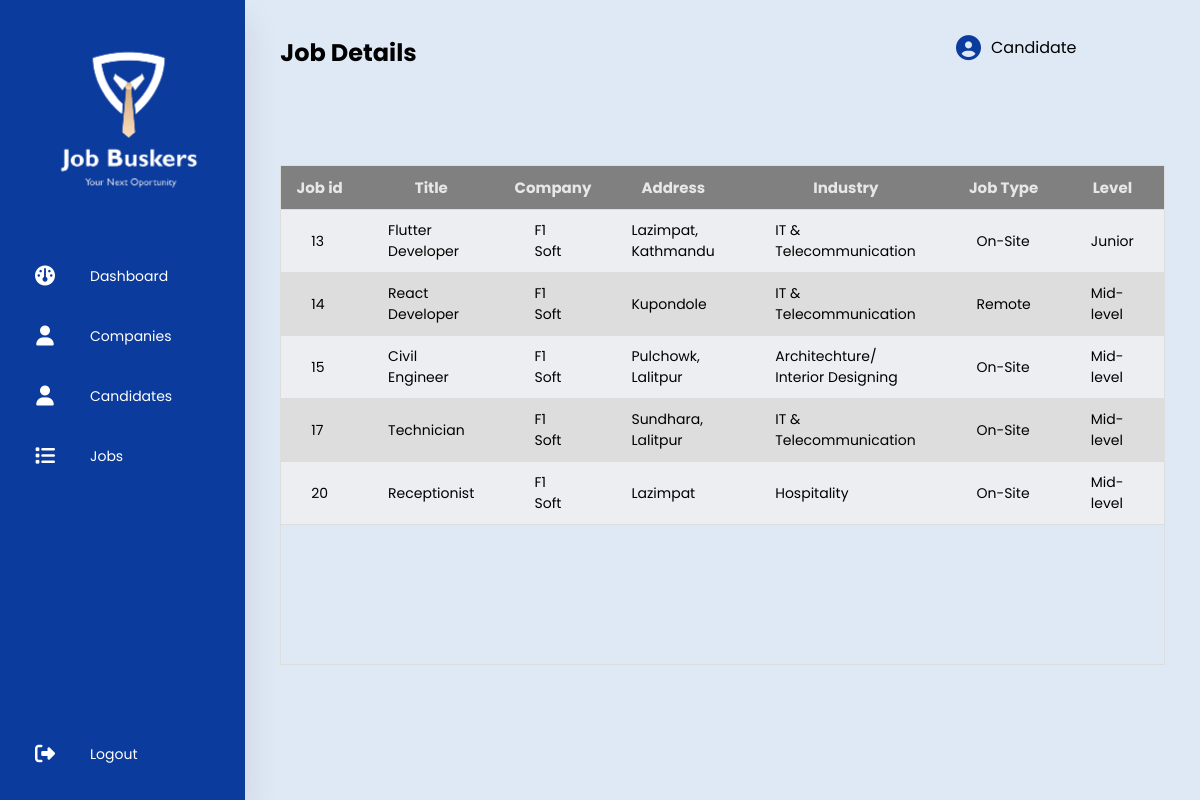
The app's page /job/ (signed in) with its own data.
### user/models.py (models this page shows, shortened)
class CustomUser (AbstractBaseUser, PermissionsMixin):
    display_picture = models.ImageField(upload_to='images/user', help_text='Display picture containing a person or a logo.', null=True, blank=True)
    name = models.CharField(max_length=20, null=False)
    phone = PhoneNumberField(null=True, blank=True, unique=True)
    email = models.EmailField(_('email_address'), unique=True, max_length=200)
    location = models.CharField(max_length=30, null=True, blank=True)
    description =  models.CharField(max_length=900, null=True, blank=True)
    is_verified = models.BooleanField(default=False)
    is_active = models.BooleanField(default=False)
    is_staff = models.BooleanField(default=False)
    class UserType(models.IntegerChoices):
        ADMIN = 1, _('Admin'),
        COMPANY = 2, _('Company'),
        CANDIDATE = 3, _('Candidate')
    user_type = models.IntegerField(choices=UserType.choices, blank=True, null=True)
    USERNAME_FIELD = 'email'
    REQUIRED_FIELDS = ['name', 'phone', 'location',]
    objects = CustomUserManager()

class Company(models.Model):
    selections = [('Architechture/ Interior Designing', 'Architechture/ Interior Designing'),
                  ('IT & Telecommunication', 'IT & Telecommunication'),
                  ('Teaching/ Education', 'Teaching/ Education'),
                  ('NGO/ INGO', 'NGO/ INGO'),
                  ('Graphics/ Designing', 'Graphics/ Designing'),
                  ('Hospitality', 'Hospitality'),
                  ('Sales/ Public Relation', 'Sales/ Public Relation'),
                  ('Legal Services', 'Legal Services'),
                  ('Other', 'Other')]
    user = models.OneToOneField(CustomUser, on_delete=models.CASCADE)
    industry = models.CharField('Industry', max_length=200,
            choices=selections, null=False, default='Other')
    website = models.CharField(max_length=20, null=True, blank=True)
    est_year = models.PositiveSmallIntegerField(null=True, blank=True)
    banner_image = models.ImageField(upload_to='images/user/company', help_text='Job Banner', null=True, blank=True)

### jobs/models.py (models this page shows)
class Jobs(models.Model):
    industry_selections = [('Architechture/ Interior Designing', 'Architechture/ Interior Designing'),
                  ('IT & Telecommunication', 'IT & Telecommunication'),
                  ('Teaching/ Education', 'Teaching/ Education'),
                  ('NGO/ INGO', 'NGO/ INGO'),
                  ('Graphics/ Designing', 'Graphics/ Designing'),
                  ('Hospitality', 'Hospitality'),
                  ('Sales/ Public Relation', 'Sales/ Public Relation'),
                  ('Legal Services', 'Legal Services'),
                  ('Other', 'Other')]
    status_selections = [('On-Site', 'On-Site'),
                    ('Remote', 'On-Site'),
                    ('Hybrid', 'Hybrid')]
    title = models.CharField(max_length=250, null=False, blank=False)
    address = models.CharField(max_length=50, null=False,blank=False)
    industry = models.CharField('Industry', max_length=200,
            choices=industry_selections, null=False, default='Other')
    job_type = models.CharField('Status', max_length=200,
            choices=status_selections, default='On-Site', null=False)
    salary = models.CharField(max_length=20, default='Negotiable', null=False)
    level = models.CharField(max_length=15, null=False, blank=False, default='Junior')
    status = models.BooleanField(default=True)
    company_id = models.ForeignKey(to=Company, on_delete=models.CASCADE)
    def __str__(self):
        return self.title

### adminPanel/views.py (the view)
# urls.py: path('job/', getJobs, name='job'),
@login_required(login_url='/')
def getJobs(request):
    job_detail=Jobs.objects.all()
    print(job_detail)
    context = {
        'job_detail': job_detail,
        'title': 'Job Details'
    }
    return render(request, 'job.html', context)

### templates/job.html (shortened to what this page needs)
{% extends 'main.html' %}
{% block content%}
<section class="main">
    <div class="main-top">
        <h1>{{title}}</h1>
        <div class="user-option">
            <i class="fas fa-circle-user"></i>
            <span>{{user.name}}</span>
        </div>
    </div>
            <div class="main-section">
                <div class="header_fixed", id="table">
                    <table>
                        <thead>
                            <tr>
                                <th>Job id</th>
                                <th>Title</th>
                                <th>Company</th>
                                <th>Address</th>
                                <th>Industry</th>
                                <th>Job Type</th>
                                <th>Level</th>
                            </tr>
                        </thead>
                        <tbody>
                            {% for detail in job_detail  %}
                            <tr>
                                <td>{{detail.id}}</td>
                                <td>{{detail.title}}</td>
                                <td>{{detail.company_id.user.name}}</td>
                                <td>{{detail.address}}</td>
                                <td>{{detail.industry}}</td>
                                <td>{{detail.job_type}}</td>
                                <td>{{detail.level}}</td>
                            </tr>
                            {% endfor %}
                        </tbody>
                    </table>
                </div>
                            </section>
{% endblock content%}

### static/styles/mystyle.css (style rules this page uses)
* { margin: 0; padding: 0; outline: none; border: none; text-decoration: none; box-sizing: border-box; font-family: "Poppins", sans-serif; }
body { background-color: #dfe9f5; }
.main { position: relative; padding: 35px; width: 90%; }
.main-top { display: flex; width: 90%; justify-content: space-between; }
.main-top .user-option { display: flex; justify-content: space-between; }
.main-top i { margin-right: 10px; font-size: 25px; color: #0b3b9d; cursor: pointer; }
.main-section { display: flex; margin-top: 20px; }
table { width: 100%; border-collapse: collapse; }
.header_fixed { margin-top: 75px; max-height: 100vh; width: 100%; overflow: auto; border: 1px solid #dddddd; }
.header_fixed thead th { position: sticky; top: 0; background-color: grey; color: #e6e7e8; font-size: 15px; }
th { border-bottom: 1px solid #dddddd; padding: 10px 10px; font-size: 14px; }
td { border-bottom: 1px solid #dddddd; padding: 10px 30px; font-size: 14px; }
tr:nth-child(even) { background-color: #dddddd; }
tr:nth-child(odd) { background-color: #edeef1; }

### templates/main.html (style rules this page uses)
.header_fixed { height: 500px }

### records on screen
CustomUser: name "Candidate"
Jobs: id "13", title "Flutter Developer", company_id.user.name "F1 Soft", address "Lazimpat, Kathmandu", industry "IT & Telecommunication", job_type "On-Site", level "Junior"
Jobs: id "14", title "React Developer", company_id.user.name "F1 Soft", address "Kupondole", industry "IT & Telecommunication", job_type "Remote", level "Mid-level"
Jobs: id "15", title "Civil Engineer", company_id.user.name "F1 Soft", address "Pulchowk, Lalitpur", industry "Architechture/ Interior Designing", job_type "On-Site", level "Mid-level"
Jobs: id "17", title "Technician", company_id.user.name "F1 Soft", address "Sundhara, Lalitpur", industry "IT & Telecommunication", job_type "On-Site", level "Mid-level"
Jobs: id "20", title "Receptionist", company_id.user.name "F1 Soft", address "Lazimpat", industry "Hospitality", job_type "On-Site", level "Mid-level"

### other values on screen
{{ title }} "Job Details"
